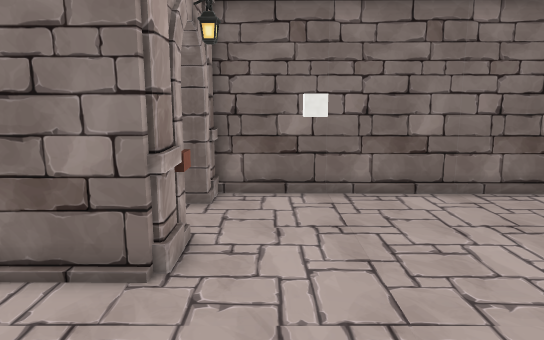
[1] (above)

16 first-person views from a walk through a 3-D level made in the Unity game engine. The camera is 1.4 m above the floor, tilts 10° down and sees 70° across. The floor is counted in squares, 0.5 m on a side. Each view is taken from the middle of a square. On the plan, view 1 faces up. The plan holds only what a view shows up to about 20 squares ahead; the rest is blank. The player is left out. Door leaves are left out, so doorways stand open. Some surface patterns are stand-ins.

[2]
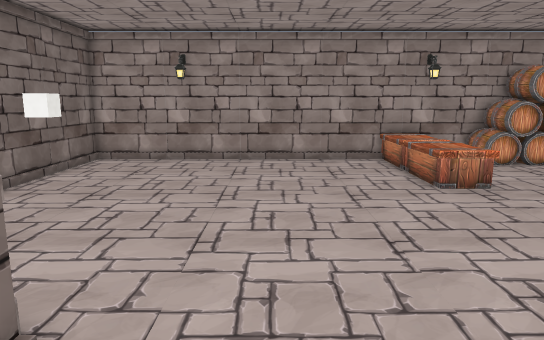

[3]
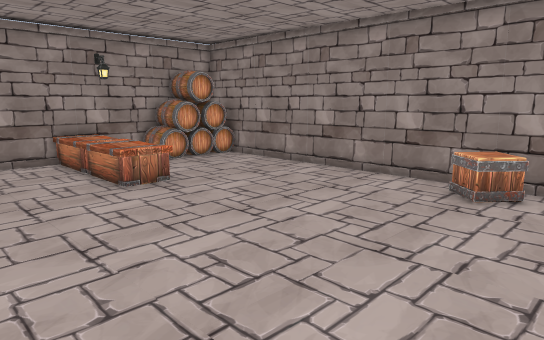

[4]
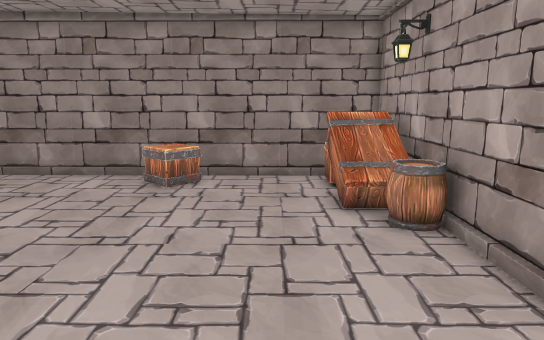

[5]
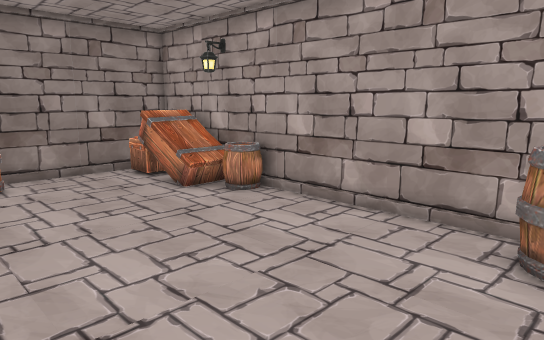

[6]
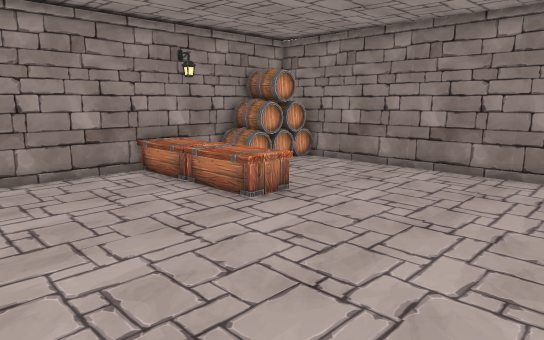

[7]
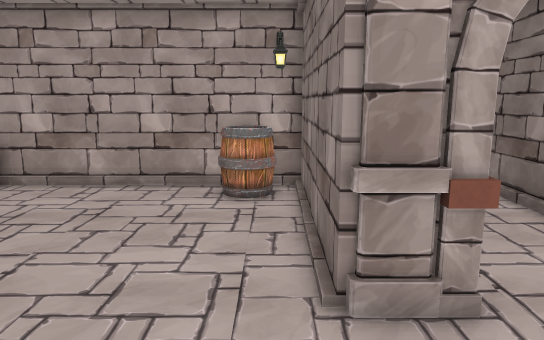

[8]
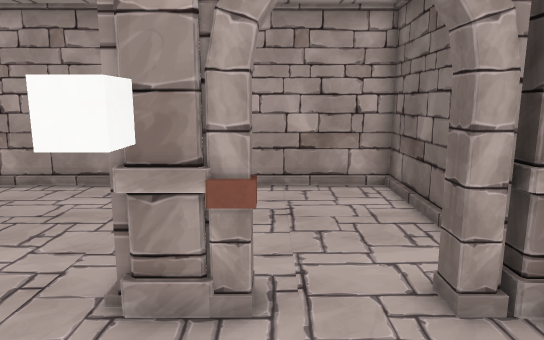

[9]
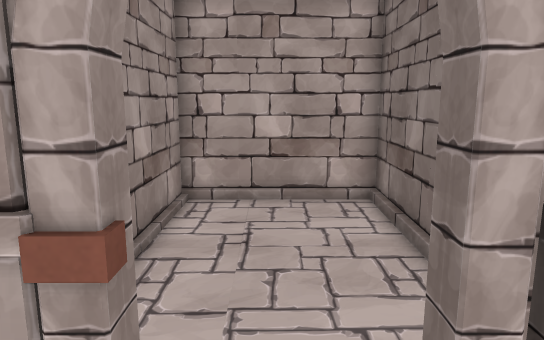

[10]
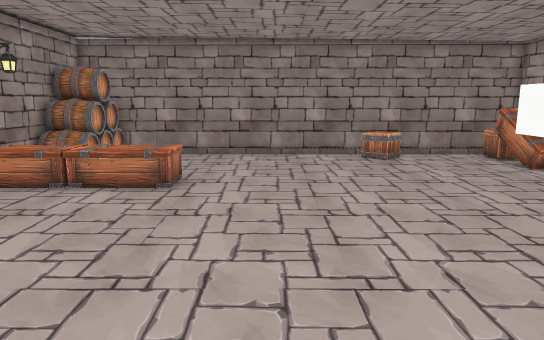

[11]
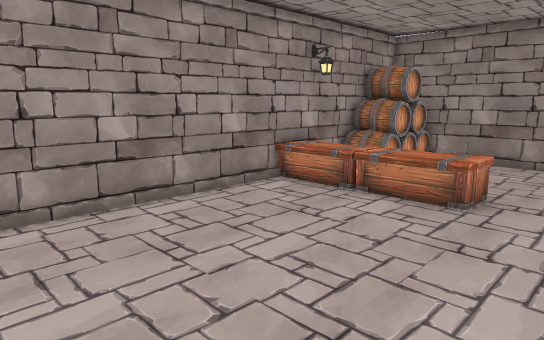

[12]
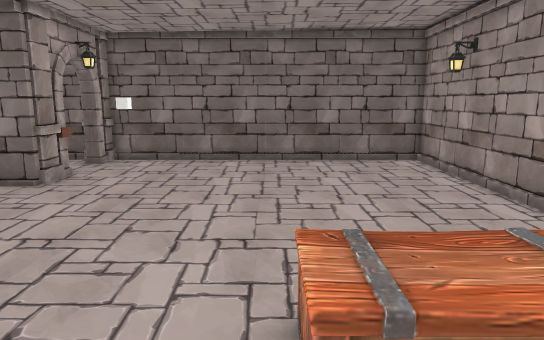

[13]
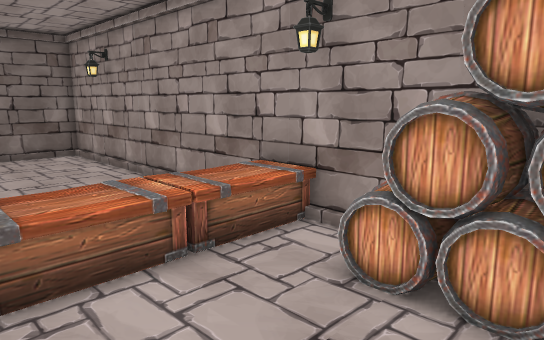

[14]
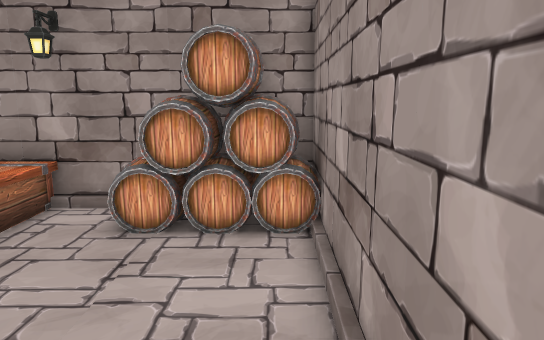

[15]
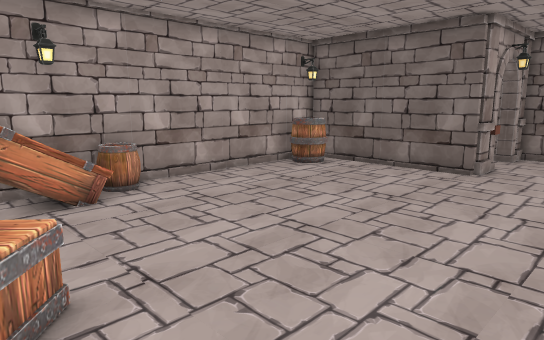

[16]
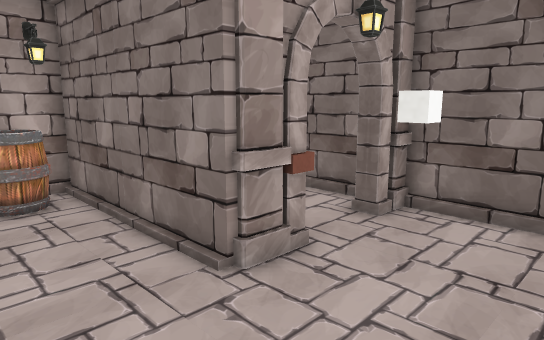

### Floor plan
Ten units are one square. View 1 is at (0, 0); x grows to the right and y downward. Boxes are objects, and circles mark ways between rooms. Rooms are numbered by the first view taken in them; rooms with no view inside come last. Other rooms are left out.
<svg viewBox="-106 -125 246 245">
<path fill="none" stroke="#000" d="M-19 -59 -101 -60 -100 108 132 111 132 -117 -19 -119M-18 -111 -18 -104M-101 -96 -101 -64 -60 -64M-19 -119 -101 -120 -101 -96"/>
<rect x="-95" y="85" width="20" height="20" fill="#bbb"><title>crate</title></rect>
<rect x="-95" y="55" width="10" height="20" fill="#bbb"><title>other object</title></rect>
<rect x="-95" y="35" width="10" height="20" fill="#bbb"><title>barrel</title></rect>
<rect x="-95" y="-55" width="20" height="30" fill="#bbb"><title>barrel</title></rect>
<rect x="-85" y="55" width="10" height="30" fill="#bbb"><title>crate</title></rect>
<rect x="-35" y="85" width="20" height="20" fill="#bbb"><title>crate</title></rect>
<rect x="5" y="-75" width="10" height="10" fill="#bbb"><title>cube</title></rect>
<rect x="55" y="15" width="40" height="30" fill="#bbb"><title>crate</title></rect>
<rect x="95" y="15" width="30" height="30" fill="#bbb"><title>crate</title></rect>
<rect x="105" y="95" width="20" height="10" fill="#bbb"><title>barrel</title></rect>
<rect x="105" y="85" width="30" height="10" fill="#bbb"><title>barrel</title></rect>
<rect x="105" y="75" width="20" height="10" fill="#bbb"><title>barrel</title></rect>
<rect x="105" y="65" width="20" height="10" fill="#bbb"><title>barrel</title></rect>
<rect x="115" y="105" width="10" height="10" fill="#bbb"><title>barrel</title></rect>
<rect x="-35" y="-75" width="10" height="10" fill="#bbb"><title>pillar</title></rect>
<rect x="-25" y="-75" width="10" height="10" fill="#bbb"><title>block</title></rect>
<rect x="-35" y="-115" width="10" height="10" fill="#bbb"><title>pillar</title></rect>
<circle cx="-30" cy="-95" r="3" fill="#2a7"/>
<circle cx="-75" cy="-100" r="3" fill="#2a7"/>
<text x="20" y="0">1</text>
<text x="-60" y="-80">2</text>
<text x="-70" y="-110">3</text>
</svg>
Room 2 opens to room 3.

Where each view was taken, in squares from view 1:
view 1: 0 up, 0 right, facing up
view 2: 3 up, 6 left, facing right
view 3: 3 up, 6 left, facing down-right
view 4: 4 up, 6 left, facing down
view 5: 5 up, 1 left, facing down-left
view 6: 5 up, 2 left, facing down-right
view 7: 5 up, 3 right, facing left
view 8: 8 up, 3 right, facing left
view 9: 9 up, 1 right, facing left
view 10: 10 up, 3 right, facing down
view 11: 8 up, 3 right, facing down-right
view 12: 7 down, 6 right, facing up
view 13: 10 down, 6 right, facing up-right
view 14: 10 down, 3 right, facing right
view 15: 10 down, 3 right, facing up-left
view 16: 2 up, 3 right, facing up-left
